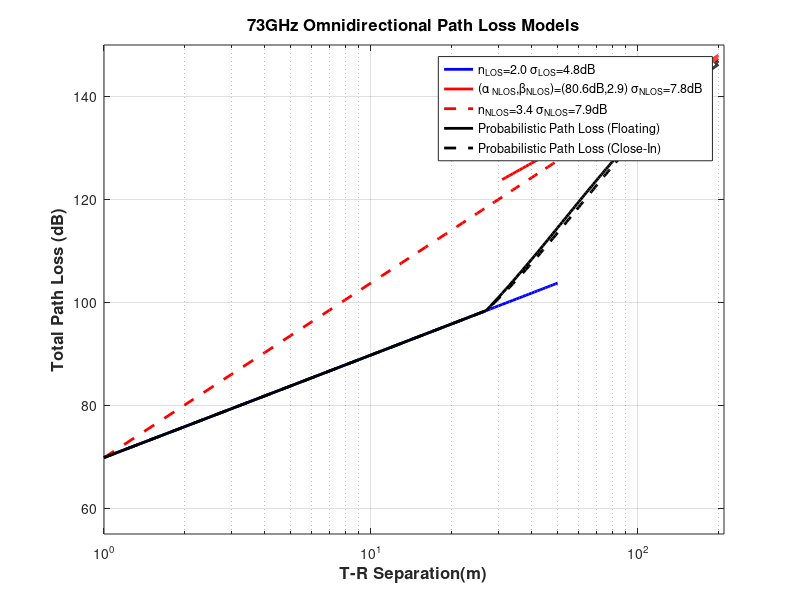

Here is the MATLAB script that generated this plot: (Note: this script raises an error after producing the figure.)
 clear
 clc

d= 1:1:200 ;

d_BP = 27;
alpha = 71;
d0 = 1;
c  = 3*10^8;

f = 73.5*10^9;
n_LOS = 2.0;
Sigma_LOS = 4.8;
n_NLOS = 3.4;
Sigma_NLOS = 7.9;
alpha2 = 80.6;
Beta = 2.9;
Sigma2_NLOS = 7.8;


Lambda  =c/f ;
P_LOS = zeros(200,1);
PL_LOS = zeros(200,1);
PL_NLOS = zeros(200,1);
PL_Prob = zeros(200,1);

PL_NLOS_CloseIn = zeros(200,1);
PL_NLOS_Floating = zeros(200,1);


for d=1:1:200
    P_LOS(d)  = (min(d_BP/d,1)*(1-exp(-d/alpha))+exp(-d/alpha))^2;
    PL_LOS(d)  = 20*log10(4*pi/ Lambda)+10*n_LOS *log10(d)+lognpdf(d,0,Sigma_LOS );
    
    PL_NLOS_CloseIn(d) = 20*log10(4*pi/ Lambda)+10*n_NLOS *log10(d)+lognpdf(d,0,Sigma_NLOS );
    PL_NLOS_Floating(d)  = alpha2  +10* Beta  *log10(d)+lognpdf(d,0,Sigma2_NLOS );
    
    if d<= 30
        PL_NLOS(d)  = PL_NLOS_CloseIn(d);
    else
        PL_NLOS(d)  = PL_NLOS_Floating(d);
    end
    PL_Prob(d)  = P_LOS(d)*PL_LOS(d)+(1-P_LOS(d))*PL_NLOS(d);
    PL_Prob_CloseIn(d)  = P_LOS(d)*PL_LOS(d)+(1-P_LOS(d))*PL_NLOS_CloseIn(d);
    PL_Prob_Floating(d)  = P_LOS(d)*PL_LOS(d)+(1-P_LOS(d))*PL_NLOS_Floating(d);
    
end


figure;
t = 1:1:50;%in fact it should be 30
s1 = semilogx(t,PL_LOS(1:50),'b-','LineWidth',2);grid on;hold on;
% plot(t,PL_LOS,'r-');

% semilogx(t,PL_NLOS);
% plot(t,PL_NLOS,'r-','LineWidth',1);  hold on;grid on;

t = 31:1:200; %in the paper it begin at 51
% semilogx(t,PL_NLOS_Floating);
p1 = plot(t,PL_NLOS_Floating(31:200),'r-','LineWidth',2);  hold on;grid on;

t = 1:1:200;
% semilogx(t, PL_NLOS_CloseIn);
p2 = plot(t, PL_NLOS_CloseIn,'r--','LineWidth',2);  hold on;grid on;

% semilogx(t,PL_Prob_CloseIn);
p3 = plot(t,PL_Prob_Floating,'k-','LineWidth',2);  hold on;grid on;

% semilogx(t,PL_Prob_Floating);
p4 = plot(t,PL_Prob_CloseIn,'k--','LineWidth',2);  hold on;grid on;



% semilogx(t,PL_Prob);
% plot(t,PL_Prob,'g-','LineWidth',2);  hold on;grid on;

axis([1,210,55,150]);
xlabel('T-R Separation(m)','FontSize',12,'FontWeight','bold')
ylabel('Total Path Loss (dB)','FontSize',12,'FontWeight','bold')
title('73GHz Omnidirectional Path Loss Models','FontSize',12,'FontWeight','bold')

% legend([PL_LOS,PL_NLOS_CloseIn,PL_NLOS_Floating,PL_Prob_CloseIn,PL_Prob_Floating],'n_LOS=2.1 sigma_LOS=3.6dB','1','1','1','1');

lgd = legend([s1,p1,p2,p3,p4],....
    'n_L_O_S=2.0 \sigma_L_O_S=4.8dB', '(\alpha _N_L_O_S,\beta_N_L_O_S)=(80.6dB,2.9) \sigma_N_L_O_S=7.8dB'...
,'n_N_L_O_S=3.4 \sigma_N_L_O_S=7.9dB','Probabilistic Path Loss (Floating)','Probabilistic Path Loss (Close-In)','Location','best');
lgd.FontWeight = 'bold';
% legend([s1,'n_L_O_S=2.1 \sigma_L_O_S=3.6dB'],....
%     [p1,'(\alpha_N_L_O_S,\beta_N_L_O_S)=(80.6dB,2.9)  \sigma_N_L_O_S=7.8dB'],...
%     [p2,'n__NL_O_S=3.4 \sigma_N_L_O_S=7.9dB'],...
%     [p3,'Probabilistic Path Loss (Floating)'],...
%     [p4,'Probabilistic Path Loss (Close-In)'],...
%     'Location','best');
grid on;



